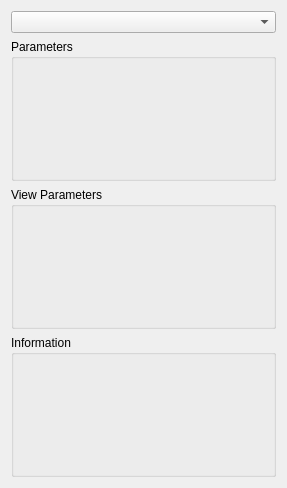
<?xml version="1.0" encoding="UTF-8"?>
<ui version="4.0">
 <class>ParameterForm</class>
 <widget class="QWidget" name="ParameterForm">
  <property name="geometry">
   <rect>
    <x>0</x>
    <y>0</y>
    <width>287</width>
    <height>488</height>
   </rect>
  </property>
  <property name="sizePolicy">
   <sizepolicy hsizetype="Ignored" vsizetype="Preferred">
    <horstretch>0</horstretch>
    <verstretch>0</verstretch>
   </sizepolicy>
  </property>
  <property name="windowTitle">
   <string>Form</string>
  </property>
  <layout class="QVBoxLayout" name="verticalLayout">
   <item>
    <widget class="QComboBox" name="elementList"/>
   </item>
   <item>
    <widget class="QGroupBox" name="parameter">
     <property name="title">
      <string>Parameters</string>
     </property>
    </widget>
   </item>
   <item>
    <widget class="QGroupBox" name="viewParameters">
     <property name="title">
      <string>View Parameters</string>
     </property>
    </widget>
   </item>
   <item>
    <widget class="QGroupBox" name="information">
     <property name="title">
      <string>Information</string>
     </property>
    </widget>
   </item>
  </layout>
 </widget>
 <resources/>
 <connections/>
</ui>
